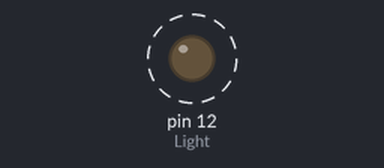
Recording of a sketch running on a simulated Arduino Uno, built with avr-gcc and run on an emulated ATmega328P. Parts: output pins drawn as LEDs (lit = HIGH). Dashed ring = blinking.

Above: at 0.5 s.
Timing chart, 0 to 3.0 s (numbered marks = the images above):
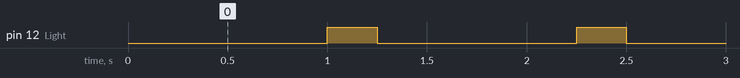

The sketch:

day_02.ino
```cpp
int Light = 12;  // pin 12

void setup() {
  // put your setup code here, to run once:
  pinMode(Light, OUTPUT);
  digitalWrite(Light, LOW);

}

void loop() {
  // put your main code here, to run repeatedly:
  digitalWrite(Light, LOW);
  delay(1000);                      // wait for a second
  digitalWrite(Light, HIGH);   // turn the LED off by making the voltage LOW
  delay(250);                      // wait for a second

}
```

Measured:
- by itself, pin 12 (Light): alternates HIGH for 0.25 s and LOW for 1.0 s
